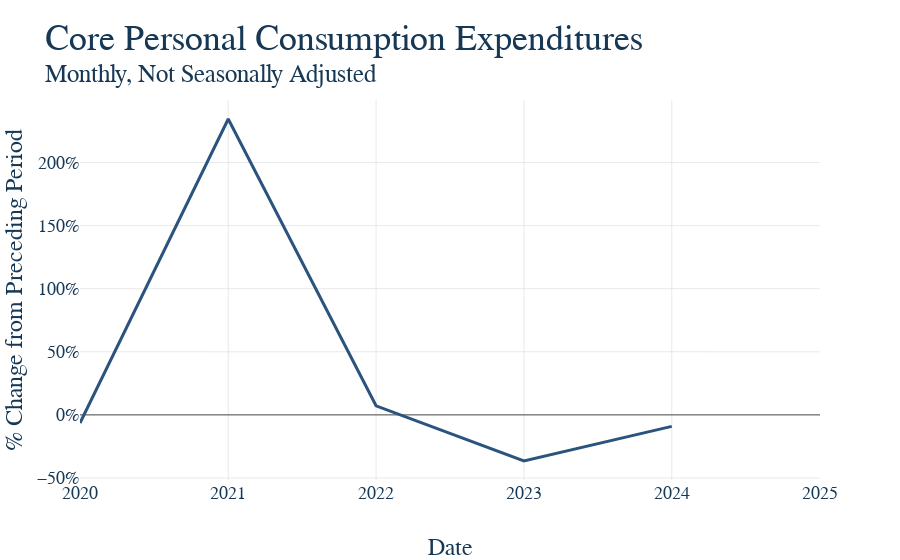

Notebook code for this chart:
### Markdown cell above
5. Now that all our data is ready, make the graph and have it save itself as a .html file to graph_output whenver the notebooks is rerun. The name of the file should exactly match the notebook name. For instance, this file "example.ipynb" produces the graph "example.html." Nice work, you made a graph!

### Code cell
# First make the figure
fig = go.Figure()


# Loop the columns of the dataframe and plot each as a separate trace
for col in joined_df.columns:
    fig.add_trace(
        go.Scatter(
            x=joined_df.index,
            y=joined_df[col],
            mode='lines',
            name=col
        )
    )

# Update the titles, using the html tage <sup> for a subtitle 
fig.update_layout(
    title = dict(text = 'Core Personal Consumption Expenditures <br><sup>Monthly, Not Seasonally Adjusted </sup>'),
    xaxis_title="Date",
    yaxis_title="% Change from Preceding Period",
)

# This is graph specific, but here we want the y-axis to be percent signs 
fig.update_yaxes(
    tickformat=".2f%",
    ticksuffix="%"
)

# Again, graph specific, we have a mutliyear series and want tick marks to be years
fig.update_xaxes(
    type='date',
    tickformat='%Y',
)

# Show our figure (Dimensions may be off on different screen sizes)
fig.show()

# This should be the same for EVERY GRAPH!
# Save it to the graph_output folder with the name matching the file, as HTML
fig.write_html(GRAPH_OUTPUT_PATH / f"{GRAPH_NAME}.html")

### Figure 1 — Plotly figure (JSON) as saved in the notebook; plotly's stock layout.template omitted (floating-point values rounded to 4 significant figures)
{"data": [{"mode": "lines", "name": "Core PCE", "type": "scatter", "x": ["2020-01-01T00:00:00", "2021-01-01T00:00:00", "2022-01-01T00:00:00", "2023-01-01T00:00:00", "2024-01-01T00:00:00", "2025-01-01T00:00:00"], "y": [-6.452, 234.5, 7.216, -36.54, -9.091, NaN]}], "layout": {"title": {"text": "Core Personal Consumption Expenditures <br><sup>Monthly, Not Seasonally Adjusted </sup>"}, "xaxis": {"tickformat": "%Y", "title": {"text": "Date"}, "type": "date"}, "yaxis": {"tickformat": ".2f%", "ticksuffix": "%", "title": {"text": "% Change from Preceding Period"}}}}
